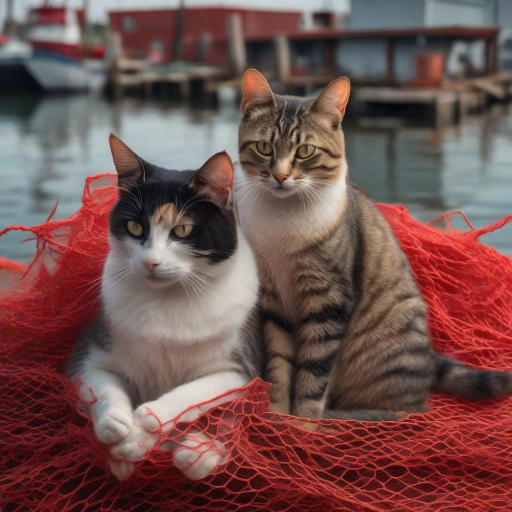
#> input picture server/data/_cats.jpeg, 1024 x 1024 px (shown at 1/2 size)
$ python 'pattern_recognize copy.py' ../data/_cats.jpeg
#> lines starting #> are read from the running program, lines starting #| are printed output that depends on the picture; after the words box and inside, x2 and y2 are one past the last pixel; in counts of white or black regions, pixels touching at a corner belong together
"""复现「看图说话」式猫花色识别 —— 独立实现，不依赖 app/ 里的任何模块。

背景：多模态大模型识别那张奶牛猫时的推理过程是三步：

  1. 全局调色板：先扫一眼整张图，看有哪些毛色、各占多少
     （白 / 黑 / 灰 / 暖色），干扰物（人手、红袖子）是肤色/暖色，
     不属于猫的黑白毛色体系，直接归入暖色桶、不参与黑白判定；
  2. 空间布局：再看色块长在什么部位 —— 头顶和耳朵黑不黑、
     口鼻/胸口白不白、背部有没有大块黑斑、爪子是不是「白手套」、
     尾巴是不是纯黑；
  3. 规则判定：黑白两色成片共存 → 双色猫；白色成片且占比高 → 奶牛，
     白块很小（白围脖白爪）→ 燕尾服；暖色参与三色 → 三花；
     明暗周期性条纹 → 狸花；单色占绝对多数 → 纯色猫。

本脚本用 numpy + PIL 把这三步逐条翻译成代码：

  第 1 步 → HSV 逐像素色桶分类 + 中心加权（模拟「先看猫、忽略边缘背景」）；
  第 2 步 → 上/中/下三条水平带的分部位色占比 + 8×8 瓦片「斑块度」
           （黑白各占成片瓦片 = 大块斑块，而不是一团灰渐变）；
  第 3 步 → 规则表输出花色结论与证据。

用法：
  env\\Scripts\\python.exe tools\\pattern_recognize.py <图片路径> [--json]
"""
from __future__ import annotations

import argparse
import json
import sys
from pathlib import Path

import numpy as np
from PIL import Image

# 分析分辨率：128×128 够做色桶统计和分带统计，CPU 毫秒级
SIZE = 128

# 色桶编号：0 白 1 黑 2 灰 3 暖（橘/棕/肤色）4 其他
WHITE, BLACK, GRAY, WARM, OTHER = range(5)
BUCKET_NAMES = ("白", "黑", "灰", "暖", "其他")


# ---------------------------------------------------------------- 第 1 步
def load_image(path: str) -> Image.Image:
    im = Image.open(path).convert("RGB")
    return im.resize((SIZE, SIZE), Image.BILINEAR)


def center_weight() -> np.ndarray:
    """中心高斯权重：照片边缘（窗框、天空、墙）往往不是猫，
    权重向中心衰减，模拟人眼「聚焦主体、忽略四角」的注意力。"""
    yy, xx = np.mgrid[0:SIZE, 0:SIZE]
    c = (SIZE - 1) / 2.0
    d = ((xx - c) / (SIZE * 0.42)) ** 2 + ((yy - c) / (SIZE * 0.42)) ** 2
    return np.exp(-0.5 * d)


def classify_buckets(im: Image.Image) -> np.ndarray:
    """逐像素归入 5 个色桶，返回 (SIZE, SIZE) int8 编号图。

    阈值按猫毛的典型 HSV 定：白毛 V 高 S 低；黑毛 V 低（反光暗灰
    并入黑，见 gray_or_black）；肤色/红袖/橘毛都是暖色相、S 高 ——
    这正是「人手干扰不改变黑白结论」的原因：它整片落进暖色桶。
    """
    hsv = np.asarray(im.convert("HSV")).astype(np.float32)
    h = hsv[..., 0] * (360.0 / 255.0)   # 色相 0~360
    s = hsv[..., 1]                     # 饱和 0~255
    v = hsv[..., 2]                     # 明度 0~255

    white = (v >= 175) & (s <= 60)
    black = v <= 70
    gray = (s <= 50) & ~white & ~black
    warm = (s >= 60) & (h >= 5) & (h <= 60)

    idx = np.full((SIZE, SIZE), OTHER, dtype=np.int8)
    for i, m in enumerate((white, black, gray, warm)):
        idx[m] = i
    return idx


def weighted_ratio(idx: np.ndarray, weight: np.ndarray) -> dict:
    """中心加权色桶占比（总和为 1，含 other）。"""
    counts = np.bincount(idx.ravel(), weights=weight.ravel(), minlength=5)
    total = float(counts.sum())
    return {i: float(counts[i]) / total for i in range(5)}


def drop_border_warm(idx: np.ndarray) -> tuple:
    """剔除「从画面边缘伸进来」的连通暖色块 —— 人手、衣袖、渔网等干扰物。

    对应我看图时「忽略人手干扰」的空间推理：手是**从画面外侧进入、
    与猫体相连**的肤色/衣料区域，而猫毛色块不会单独从边框长出来。
    实现：从四条边框上的暖色像素做洪泛填充，连通块整体归入 other；
    加一条保护 —— 连通块超过画面 40% 时不清（那更可能是一只
    橘猫本体占了画面，宁可不剔，不能把真毛色剔没）。
    返回 (新色桶图, 剔除像素占比)。"""
    warm = idx == WARM
    visited = np.zeros_like(warm, dtype=bool)
    stack = []
    h, w = warm.shape
    for x in range(w):
        for y in (0, h - 1):
            if warm[y, x]:
                stack.append((y, x))
    for y in range(h):
        for x in (0, w - 1):
            if warm[y, x]:
                stack.append((y, x))
    while stack:
        y, x = stack.pop()
        if visited[y, x] or not warm[y, x]:
            continue
        visited[y, x] = True
        if y > 0:
            stack.append((y - 1, x))
        if y < h - 1:
            stack.append((y + 1, x))
        if x > 0:
            stack.append((y, x - 1))
        if x < w - 1:
            stack.append((y, x + 1))
    removed = float(visited.mean())
    if removed > 0.40:      # 保护：暖色连通块过大时不剔除
        return idx, 0.0
    out = idx.copy()
    out[visited] = OTHER
    return out, removed


# ---------------------------------------------------------------- 第 2 步
def band_report(idx: np.ndarray, weight: np.ndarray) -> dict:
    """上/中/下三条水平带的黑、白占比 → 对应「头顶/背部、躯干、四肢」。
    猫是水平动物，黑白斑块的纵向分布本身就携带部位信息。"""
    out = {}
    names = ("上1/3(头/背)", "中1/3(躯干)", "下1/3(腹/爪)")
    h = SIZE // 3
    for i, name in enumerate(names):
        sl = slice(i * h, SIZE if i == 2 else (i + 1) * h)
        sub, w = idx[sl], weight[sl]
        t = float(w.sum())
        out[name] = {
            "black": float(w[sub == BLACK].sum()) / t,
            "white": float(w[sub == WHITE].sum()) / t,
        }
    return out


def patchiness(idx: np.ndarray, weight: np.ndarray) -> float:
    """斑块度 0~1：8×8 瓦片里「单一色调占优（≥70%）」的瓦片占比。

    奶牛猫的物理本质是黑白**成片**：每片瓦片要么基本全白、要么基本全黑；
    而一只灰猫的光影渐变会让每块瓦片都黑白混杂。这是「双色」和
    「单色明暗」的关键区分，也是我看图时「黑白大块斑块」判断的量化。"""
    t = 16  # 128/8
    tiles_i = idx.reshape(8, t, 8, t).transpose(0, 2, 1, 3).reshape(64, -1)
    tiles_w = weight.reshape(8, t, 8, t).transpose(0, 2, 1, 3).reshape(64, -1)
    good = mono = 0
    for ti, tw in zip(tiles_i, tiles_w):
        if tw.sum() <= 0:
            continue
        bw = (tw[ti == BLACK].sum() + tw[ti == WHITE].sum()) / tw.sum()
        if bw < 0.3:
            continue        # 黑白占比过低的瓦片是背景（天空/墙），不计入分母
        good += 1
        fb = tw[ti == BLACK].sum() / max(tw[ti == BLACK].sum() + tw[ti == WHITE].sum(), 1e-6)
        if bw >= 0.5 and (fb >= 0.7 or fb <= 0.3):
            mono += 1
    return mono / good if good else 0.0


def stripe_score(im: Image.Image, drop: np.ndarray = None) -> float:
    """条纹显著度 0~1：明暗沿主方向的**周期性交替**带数。

    狸花条纹有 5 条以上明暗带；奶牛斑块边界只有 1~3 条。
    做法：取灰度图，沿梯度更强的方向逐行去趋势（减低频），
    数符号交变次数 —— 交变多 → 周期条纹，而非斑块边界。
    drop（被剔除的干扰物掩膜）区域填中位灰：窗框/衣袖的边缘
    不再贡献假交变。"""
    g = np.asarray(im.convert("L"), dtype=np.float32)
    if drop is not None:
        g = np.where(drop, float(np.median(g)), g)
    ex = float(np.abs(np.diff(g, axis=1)).mean())
    ey = float(np.abs(np.diff(g, axis=0)).mean())
    if max(ex, ey) < 8.0:
        return 0.0
    rows = g if ex >= ey else g.T
    k = max(4, rows.shape[1] // 8)
    ker = np.ones(k, dtype=np.float32) / k
    bands = []
    for row in rows[::8]:
        if row.size < 2 * k + 2:
            continue
        r = row - np.convolve(row, ker, mode="same")
        r = r[k:-k]
        if r.size < 4:
            continue
        bands.append(int(np.sum(np.diff(np.sign(r)) != 0)) / 2.0)
    if not bands:
        return 0.0
    return min(1.0, float(np.median(bands)) / 9.0)


# ---------------------------------------------------------------- 第 3 步
def decide(r: dict, bands: dict, patch: float, stripe: float) -> tuple:
    """规则表：输入全局占比 / 分带占比 / 斑块度 / 条纹分，
    返回 (枚举值, 中文名, 证据说明列表)。规则顺序即优先级。"""
    white, black, warm = r[WHITE], r[BLACK], r[WARM]
    gray = r[GRAY]
    dark = black + 0.5 * gray          # 有效暗色（黑毛反光常落灰桶）
    light = white + 0.5 * gray         # 有效浅色（阴影里的白毛）
    ev = []

    top = bands["上1/3(头/背)"]
    mid = bands["中1/3(躯干)"]
    bot = bands["下1/3(腹/爪)"]

    # 规则 1：三色共存 → 三花（白 + 黑 + 暖，缺一不可）
    if white >= 0.12 and dark >= 0.08 and warm >= 0.15:
        ev.append(f"白 {white:.2f} + 暗 {dark:.2f} + 暖 {warm:.2f} 三色共存")
        return "calico", "三花猫", ev

    # 规则 2：暖色主导 → 橘猫 / 狸花（条纹分高 → 狸花）
    if warm >= 0.35 and warm >= dark:
        ev.append(f"暖色主导（{warm:.2f}），条纹分 {stripe:.2f}")
        if stripe >= 0.45:
            return "tabby", "狸花猫", ev
        return "orange", "橘猫", ev

    # 规则 3：有真条纹且暗色够量 → 狸花。
    # 🔴 必须有暖色底毛：狸花的物理本质是「暖黄褐底毛 + 深色条纹」；
    # 而窗框/栏杆/黑白斑块边界的明暗交替同样能刷高条纹分 —— 没有暖色
    # 毛的「条纹」只能来自环境纹理或斑块边界，不能凭空给猫长条纹。
    if stripe >= 0.55 and dark >= 0.15 and warm >= 0.15:
        ev.append(f"明暗周期条纹（{stripe:.2f}）+ 暖色底毛（{warm:.2f}）+ 暗色 {dark:.2f}")
        return "tabby", "狸花猫", ev

    # 规则 4：黑白双色调 + 斑块感 → 奶牛 / 燕尾服
    # 条件：暖色少（排除人手/红袖干扰与橘系）、灰不主导（排除灰猫渐变）、
    # 黑白都够量、且色块成片（patchiness 高）
    if (warm <= 0.25 and gray <= 0.35 and light >= 0.20 and dark >= 0.12
            and patch >= 0.35):
        ev.append(f"黑白双色（白 {white:.2f} / 黑 {black:.2f}），"
                  f"斑块度 {patch:.2f}，条纹分 {stripe:.2f}（斑块非条纹）")
        # 空间证据：上带黑多 = 头顶/背部黑斑；下带白多 = 白腹白爪
        if top["black"] >= 0.15 and bot["white"] >= 0.30:
            ev.append(f"上 1/3 黑占比 {top['black']:.2f}（头顶/背黑斑），"
                      f"下 1/3 白占比 {bot['white']:.2f}（白腹/白手套）")
        # 白块成片且可观 → 奶牛；白块很小（白围脖白爪）→ 燕尾服
        if white >= 0.20 or light >= 0.35:
            return "cow", "黑白奶牛猫", ev
        return "tuxedo", "燕尾服猫", ev

    # 规则 5：单色占绝对多数 → 纯色猫
    if white >= 0.55:
        ev.append(f"白色占绝对多数（{white:.2f}）")
        return "white", "纯白猫", ev
    if dark >= 0.55:
        ev.append(f"暗色占绝对多数（{dark:.2f}）")
        return "black", "纯黑猫", ev
    if gray >= 0.45:
        ev.append(f"灰色主导（{gray:.2f}）")
        return "gray", "灰猫", ev

    return "", "无法判断（颜色不集中）", [f"白 {white:.2f} / 黑 {black:.2f} / "
                                          f"灰 {gray:.2f} / 暖 {warm:.2f}"]


# ---------------------------------------------------------------- 主流程
def recognize(path: str) -> dict:
    im = load_image(path)
    weight = center_weight()
    idx = classify_buckets(im)

    # 空间抗干扰：从画面边缘伸进来的连通暖色块（人手/衣袖）整块剔除，
    # 再用干净的色桶图做全部统计 —— 对应我看图时「忽略人手干扰」。
    idx, removed = drop_border_warm(idx)
    drop = idx == OTHER
    if removed <= 0:
        drop = None

    ratio = weighted_ratio(idx, weight)
    bands = band_report(idx, weight)
    patch = patchiness(idx, weight)
    stripe = stripe_score(im, drop)

    value, label, evidence = decide(ratio, bands, patch, stripe)

    return {
        "image": path,
        "palette": {BUCKET_NAMES[i]: round(ratio[i], 3) for i in range(5)},
        "bands": {k: {c: round(v, 2) for c, v in d.items()} for k, d in bands.items()},
        "patchiness": round(patch, 3),
        "stripe": round(stripe, 3),
        "interference_removed": round(removed, 3),
        "pattern": value or "unknown",
        "breed": label,
        "evidence": evidence,
    }


def main() -> int:
    ap = argparse.ArgumentParser(description="看图说话式猫花色识别")
    ap.add_argument("image", help="图片路径")
    ap.add_argument("--json", action="store_true", help="输出 JSON")
    args = ap.parse_args()

    if not Path(args.image).is_file():
        print(f"图片不存在：{args.image}", file=sys.stderr)
        return 2

    result = recognize(args.image)
#> in load_image, im is the input picture: PIL image 1024x1024 RGB; mean R, G, B 114.2, 80.9, 78.1
#> in classify_buckets, `white = (v >= 175) & (s <= 60)`:
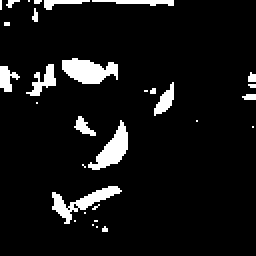
#> white: shape (128, 128) bool (shown 2 times larger); 7.5% white; 31 white regions (22 under 20 px), largest, box (x1, y1, x2, y2) and area: (31, 29, 59, 42) 245, (44, 60, 64, 85) 211, (26, 93, 61, 112) 210
#> in classify_buckets, `black = v <= 70`: black: shape (128, 128) bool; 18.1% white; 69 white regions (53 under 20 px), largest, box (x1, y1, x2, y2) and area: (72, 8, 124, 40) 498, (0, 113, 68, 128) 428, (28, 40, 59, 66) 400
#> in classify_buckets, `gray = (s <= 50) & ~white & ~black`: gray: shape (128, 128) bool; 23% white; 53 white regions (37 under 20 px), largest, box (x1, y1, x2, y2) and area: (0, 0, 67, 109) 1911, (86, 26, 128, 58) 813, (66, 0, 128, 19) 275
#> in classify_buckets, `warm = (s >= 60) & (h >= 5) & (h <= 60)`: warm: shape (128, 128) bool; 21.1% white; 67 white regions (57 under 20 px), largest, box (x1, y1, x2, y2) and area: (63, 47, 119, 109) 1794, (46, 15, 88, 56) 743, (99, 13, 128, 37) 221
#> the loop in classify_buckets, `for i, m in enumerate((white, black, gray, warm)):` made 4 passes
#> after the loop in drop_border_warm, `while stack:`:
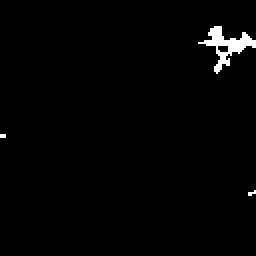
#> visited: shape (128, 128) bool (shown 2 times larger); 1.4% white; 3 white regions (2 under 20 px), largest, box (x1, y1, x2, y2) and area: (99, 13, 128, 37) 221
#> after the loop in drop_border_warm, `while stack:`: stack = []
#> in drop_border_warm, `removed = float(visited.mean())`: removed = 0.0143
#> in drop_border_warm, `out[visited] = OTHER`:
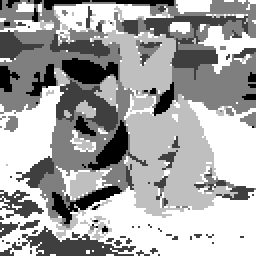
#> out: shape (128, 128) int8 (shown 2 times larger); min 0, max 4, mean 2.6; drawn with min black and max white
#> in recognize, `drop = idx == OTHER`:
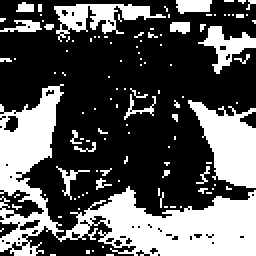
#> drop: shape (128, 128) bool (shown 2 times larger); 34.9% white; 114 white regions (102 under 20 px), largest, box (x1, y1, x2, y2) and area: (0, 42, 128, 128) 3402, (94, 50, 128, 94) 860, (27, 2, 83, 21) 435
#> in weighted_ratio, `counts = np.bincount(idx.ravel(), weights=weight.ravel(), minlength=5)`: counts = [890.8, 1492.8, 2430.7, 2618.1, 3226.8]
#> in weighted_ratio, `total = float(counts.sum())`: total = 10659.2
#> in recognize, `ratio = weighted_ratio(idx, weight)`: ratio = {0: 0.0836, 1: 0.14, 2: 0.228, 3: 0.246, 4: 0.303}
#> the loop in band_report, `for i, name in enumerate(names):` made 3 passes
#> t on passes 1 to 3: 3120, 4227.8, 3311.3
#> after the loop in band_report, `for i, name in enumerate(names):`: out = 3 items
#> in patchiness, `tiles_w = weight.reshape(8, t, 8, t).transpose(0, 2, 1, 3).reshape(64,..`:
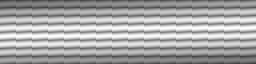
#> tiles_w: shape (64, 256) float64; min 0.248, max 1, mean 0.651
#> the loop in patchiness, `for ti, tw in zip(tiles_i, tiles_w):` made 64 passes
#> (bw, fb) on passes 5, 6, 7, 9, 11, 14, 15, 18, 19, 27, 28, 36: (0.439, 0.73), (0.358, 0.833), (0.319, 1), (0.516, 1), (0.495, 0.735), (0.391, 1), (0.417, 1), (0.414, 0.0753), (0.815, 0.376), (0.515, 0.791), (0.561, 0.936), (0.634, 0.0437)
#> bw on passes 1, 2, 3, 4, 8, 10: 0.123, 0.185, 0.158, 0.186, 0.16, 0.202
#> after the loop in patchiness, `for ti, tw in zip(tiles_i, tiles_w):`: good = 20; mono = 7
#> in recognize, `patch = patchiness(idx, weight)`: patch = 0.35
#> in stripe_score, `g = np.where(drop, float(np.median(g)), g)`:
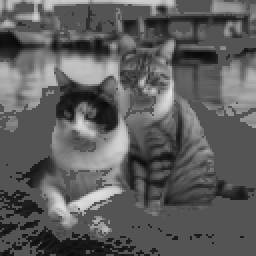
#> g: shape (128, 128) float32 (shown 2 times larger); min 9, max 225, mean 93.6
#> in stripe_score, `ex = float(np.abs(np.diff(g, axis=1)).mean())`: ex = 8.85
#> in stripe_score, `ey = float(np.abs(np.diff(g, axis=0)).mean())`: ey = 10.84
#> in stripe_score, `rows = g if ex >= ey else g.T`:
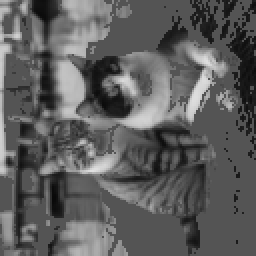
#> rows: shape (128, 128) float32 (shown 2 times larger); min 9, max 225, mean 93.6
#> the loop in stripe_score, `for row in rows[::8]:` made 16 passes
#> after the loop in stripe_score, `for row in rows[::8]:`: bands = [11.5, 10.5, 9, 6.5, 7, 6.5, 7, 7.5, 7, 10.5, 12.5, 10, 14, 11, 8, 8.5]
#> in recognize, `stripe = stripe_score(im, drop)`: stripe = 0.972
#> in decide, `white, black, warm = r[WHITE], r[BLACK], r[WARM]`: white = 0.0836; black = 0.14; warm = 0.246
#> in decide, `gray = r[GRAY]`: gray = 0.228
#> in decide, `dark = black + 0.5 * gray`: dark = 0.254
#> in decide, `light = white + 0.5 * gray`: light = 0.198
#> in decide, `top = bands["上1/3(头/背)"]`: top = {'black': 0.18, 'white': 0.112}
#> in decide, `mid = bands["中1/3(躯干)"]`: mid = {'black': 0.101, 'white': 0.0895}
#> in decide, `bot = bands["下1/3(腹/爪)"]`: bot = {'black': 0.152, 'white': 0.0495}
#> in recognize, `value, label, evidence = decide(ratio, bands, patch, stripe)`: value = 'tabby'; label = '狸花猫'; evidence = ['明暗周期条纹（0.97）+ 暖色底毛（0.25）+ 暗色 0.25']
#> result = 9 items
    if args.json:
        print(json.dumps(result, ensure_ascii=False, indent=2))
    else:
        print(f"图片：{result['image']}")
#| 图片：../data/_cats.jpeg
        print(f"调色板：{result['palette']}")
#| 调色板：{'白': 0.084, '黑': 0.14, '灰': 0.228, '暖': 0.246, '其他': 0.303}
        for band, d in result["bands"].items():
            print(f"  {band}: 黑 {d['black']:.2f} / 白 {d['white']:.2f}")
#> this loop made 3 passes
#> (band, d) on passes 1 to 3: ('上1/3(头/背)', {'black': 0.18, 'white': 0.11}), ('中1/3(躯干)', {'black': 0.1, 'white': 0.09}), ('下1/3(腹/爪)', {'black': 0.15, 'white': 0.05})
#|   上1/3(头/背): 黑 0.18 / 白 0.11
#|   中1/3(躯干): 黑 0.10 / 白 0.09
#|   下1/3(腹/爪): 黑 0.15 / 白 0.05
        print(f"斑块度：{result['patchiness']}   条纹分：{result['stripe']}")
#| 斑块度：0.35   条纹分：0.972
        print(f"结论：{result['breed']}（pattern={result['pattern']}）")
#| 结论：狸花猫（pattern=tabby）
        for e in result["evidence"]:
            print(f"  - {e}")
#> this loop made 1 pass
#|   - 明暗周期条纹（0.97）+ 暖色底毛（0.25）+ 暗色 0.25
    return 0 if result["pattern"] != "unknown" else 1


if __name__ == "__main__":
    sys.exit(main())
#> (the program exits here)

$ run again, on server/data/_q2_左下.jpg
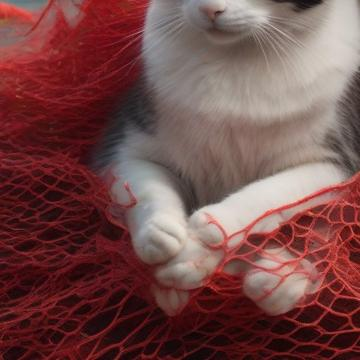
#> input picture server/data/_q2_左下.jpg, 360 x 360 px
#> in load_image, im is the input picture: PIL image 360x360 RGB; mean R, G, B 117.2, 75, 73.6
#> the loop in classify_buckets, `for i, m in enumerate((white, black, gray, warm)):` made 4 passes
#> after the loop in drop_border_warm, `while stack:`:
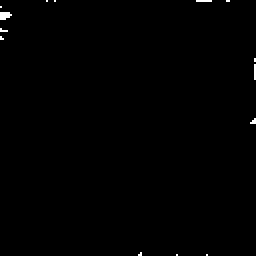
#> visited: shape (128, 128) bool (shown 2 times larger); 0.37% white in thin lines or dots
#> after the loop in drop_border_warm, `while stack:`: stack = []
#> in drop_border_warm, `removed = float(visited.mean())`: removed = 0.00372
#> drop: shape (128, 128) bool; 41% white; 58 white regions (47 under 20 px), largest, box (x1, y1, x2, y2) and area: (0, 0, 128, 128) 5878, (61, 40, 97, 72) 235, (94, 41, 110, 62) 108
#> counts = [1283.8, 1924.1, 2277.1, 1121.3, 4052.8]
#> total = 10659.2
#> ratio = {0: 0.12, 1: 0.181, 2: 0.214, 3: 0.105, 4: 0.38}
#> the loop in band_report, `for i, name in enumerate(names):` made 3 passes
#> t on passes 1 to 3: 3120, 4227.8, 3311.3
#> after the loop in band_report, `for i, name in enumerate(names):`: out = 3 items
#> the loop in patchiness, `for ti, tw in zip(tiles_i, tiles_w):` made 64 passes
#> (bw, fb) on passes 8, 15, 16, 19, 23, 26, 27, 33: (0.822, 0.00941), (0.69, 0), (0.852, 0), (0.839, 1), (0.453, 0), (0.328, 1), (0.372, 1), (0.573, 1)
#> after the loop in patchiness, `for ti, tw in zip(tiles_i, tiles_w):`: good = 28; mono = 17
#> patch = 0.607
#> ex = 6.6
#> ey = 9.29
#> in stripe_score, `rows = g if ex >= ey else g.T`:
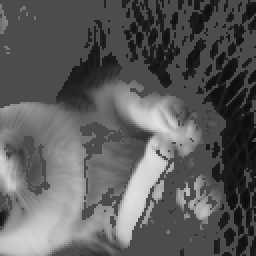
#> rows: shape (128, 128) float32 (shown 2 times larger); min 11, max 225, mean 91.7
#> the loop in stripe_score, `for row in rows[::8]:` made 16 passes
#> after the loop in stripe_score, `for row in rows[::8]:`: bands = [11.5, 8, 12.5, 8.5, 7.5, 9, 6.5, 8.5, 5.5, 12, 7.5, 7, 10, 7.5, 10, 8]
#> stripe = 0.917
#> in decide, `white, black, warm = r[WHITE], r[BLACK], r[WARM]`: white = 0.12; black = 0.181; warm = 0.105
#> in decide, `gray = r[GRAY]`: gray = 0.214
#> dark = 0.287
#> light = 0.227
#> top = {'black': 0.0577, 'white': 0.149}
#> mid = {'black': 0.154, 'white': 0.161}
#> bot = {'black': 0.33, 'white': 0.0414}
#> value = 'tuxedo'; label = '燕尾服猫'; evidence = 1 item
#> result = 9 items
#| 图片：../data/_q2_左下.jpg
#| 调色板：{'白': 0.12, '黑': 0.181, '灰': 0.214, '暖': 0.105, '其他': 0.38}
#> the loop in main, `for band, d in result["bands"].items():` made 3 passes
#> (band, d) on passes 1 to 3: ('上1/3(头/背)', {'black': 0.06, 'white': 0.15}), ('中1/3(躯干)', {'black': 0.15, 'white': 0.16}), ('下1/3(腹/爪)', {'black': 0.33, 'white': 0.04})
#> (printed output is left out)
#| 斑块度：0.607   条纹分：0.917
#| 结论：燕尾服猫（pattern=tuxedo）
#> the loop in main, `for e in result["evidence"]:` made 1 pass
#|   - 黑白双色（白 0.12 / 黑 0.18），斑块度 0.61，条纹分 0.92（斑块非条纹）
